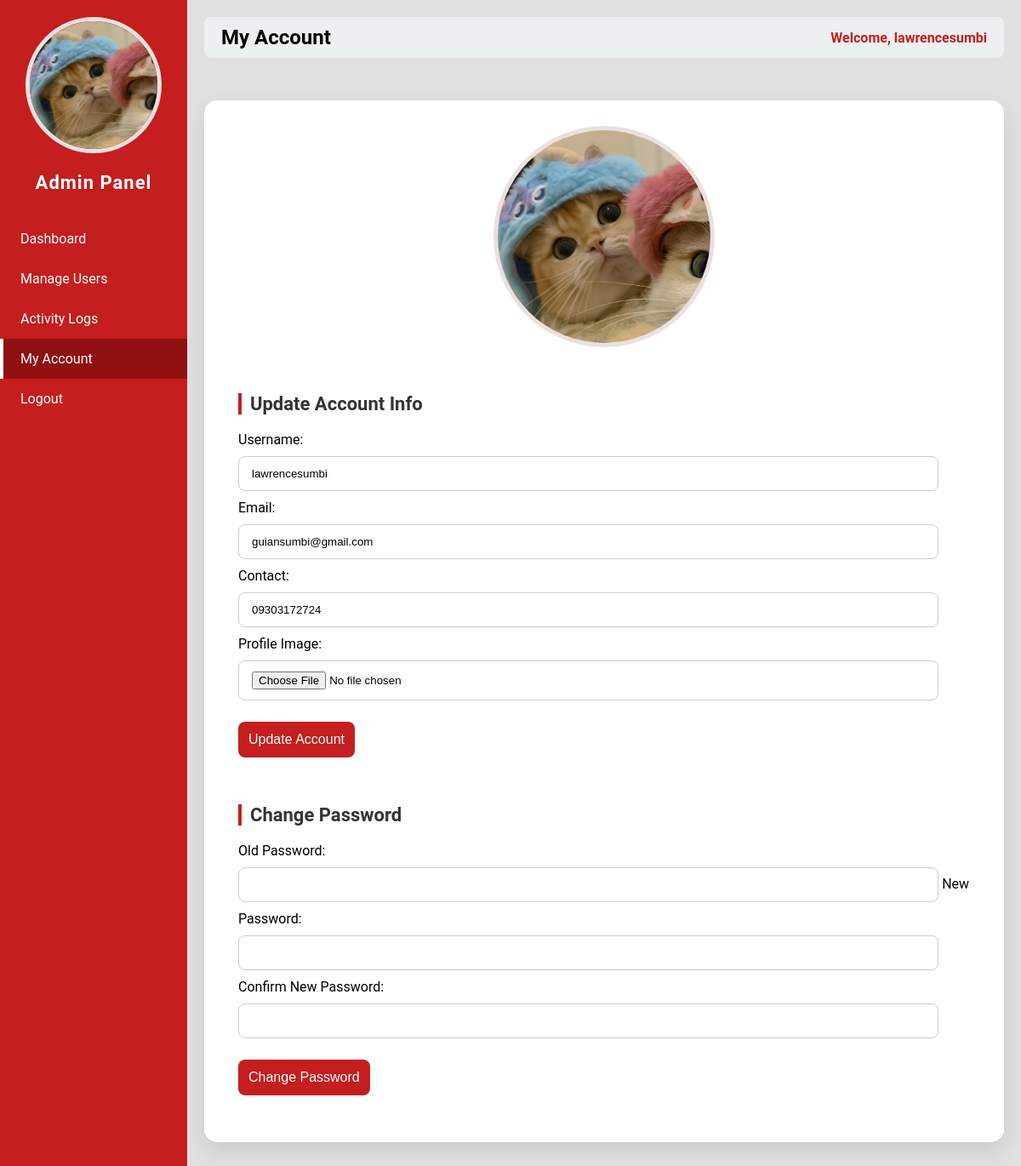
/admin.php?page=my_account (signed in), run on an earlier commit of the app's database.
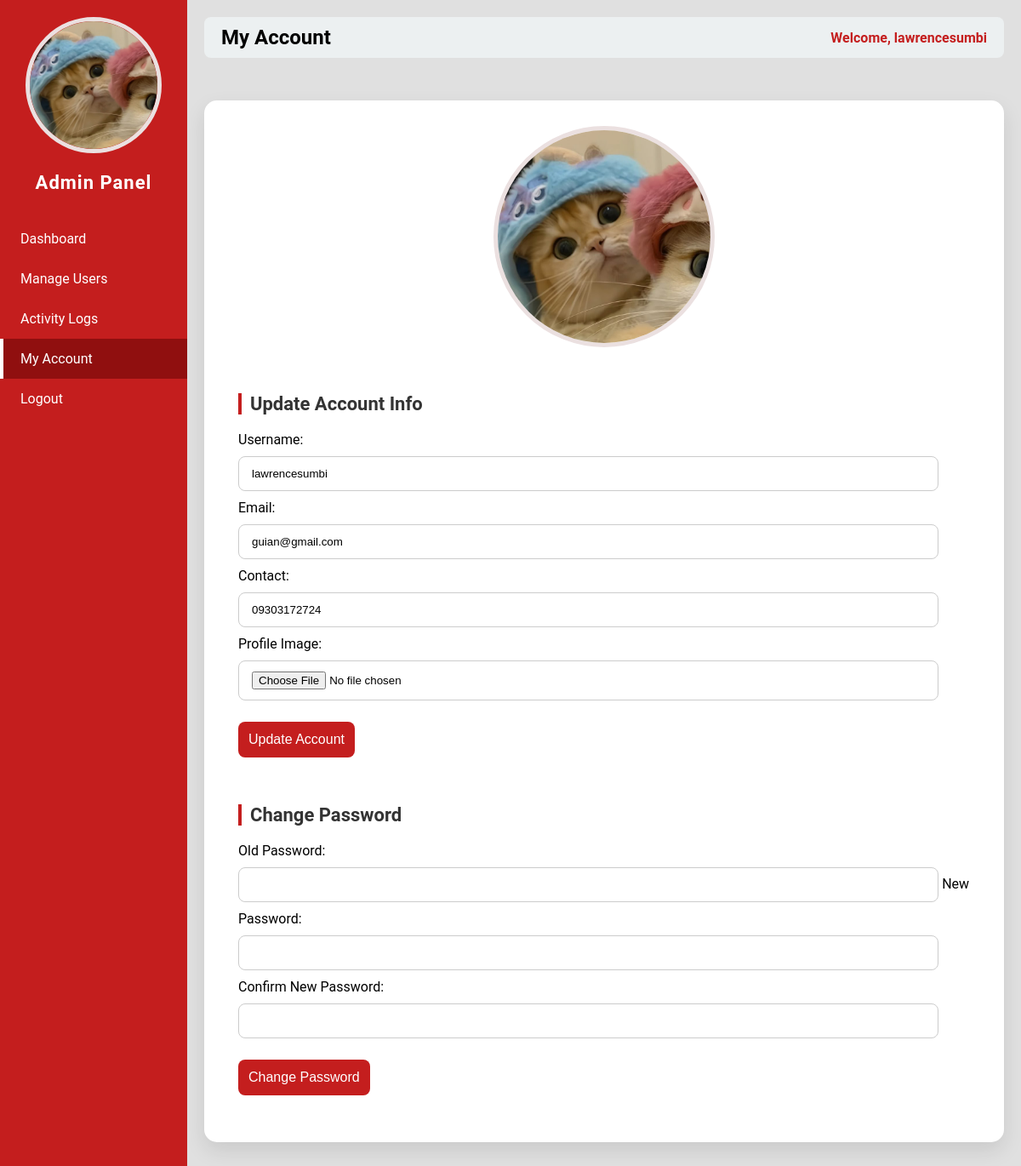
And on a later commit of the database.
### tables this page shows
CREATE TABLE `users` (
  `id` int(11) NOT NULL,
  `username` varchar(50) NOT NULL,
  `password` varchar(255) NOT NULL,
  `role` varchar(50) NOT NULL,
  `email` varchar(255) NOT NULL,
  `contact` varchar(50) NOT NULL,
  `status` varchar(50) NOT NULL,
  `img` varchar(255) NOT NULL
);

### admin_pages/my_account.php (the view, shortened to what this page needs)
<?php
require 'db_connect.php';
$id = $_SESSION['user_id'];
$stmt = $pdo->prepare("SELECT * FROM users WHERE id=?");
$stmt->execute([$id]);
$user = $stmt->fetch(PDO::FETCH_ASSOC);
?>
<!DOCTYPE html>
<html lang="en">
<head>
</head>
<body>
<div class="container">
    <div class="column profile-img">
        <?php if (!empty($user['img'])): ?>
            <img src="<?php echo htmlspecialchars($user['img']); ?>" alt="Profile Image">
        <?php else: ?>
            <img src="default.png" alt="Profile Image">
        <?php endif; ?>
    </div>
    <div class="column">
        <form action="/studisciplink/update_account.php" method="POST" enctype="multipart/form-data">
            <h2>Update Account Info</h2>
            <label>Username:</label>
            <input type="text" name="username" value="<?php echo htmlspecialchars($user['username']); ?>" required>
            <label>Email:</label>
            <input type="email" name="email" value="<?php echo htmlspecialchars($user['email']); ?>">
            <label>Contact:</label>
            <input type="text" name="contact" value="<?php echo htmlspecialchars($user['contact']); ?>">
            <label>Profile Image:</label>
            <input type="file" name="img" accept="image/*">
            <button type="submit" name="update_info">Update Account</button>
        </form>
    </div>
    <div class="column">
        <form action="/studisciplink/update_account.php" method="POST">
            <h2>Change Password</h2>
            <label>Old Password:</label>
            <input type="password" name="old_password" required>
            <label>New Password:</label>
            <input type="password" name="new_password" required>
            <label>Confirm New Password:</label>
            <input type="password" name="confirm_password" required>
            <button type="submit" name="change_password">Change Password</button>
        </form>
    </div>
</div>
</body>
</html>

### admin.php (shortened to what this page needs)
<?php
require 'db_connect.php';
$id = $_SESSION['user_id'];
$stmt = $pdo->prepare("SELECT * FROM users WHERE id=?");
$stmt->execute([$id]);
$user = $stmt->fetch(PDO::FETCH_ASSOC);
$page = isset($_GET['page']) ? $_GET['page'] : 'dashboard';
?>
<!DOCTYPE html>
<html>
<head>
</head>
<body>
<div class="sidebar">
    <div class="column profile-photo">
        <?php if (!empty($user['img'])): ?>
            <img src="<?php echo htmlspecialchars($user['img']); ?>" alt="Profile Image">
        <?php else: ?>
            <img src="default.png" alt="Profile Image">
        <?php endif; ?>
    </div>
    <h2>Admin Panel</h2>
    <a href="?page=dashboard" class="<?php echo $page=='dashboard' ? 'active' : ''; ?>">Dashboard</a>
    <a href="?page=manage_users" class="<?php echo $page=='manage_users' ? 'active' : ''; ?>">Manage Users</a>
    <a href="?page=activity_logs" class="<?php echo $page=='activity_logs' ? 'active' : ''; ?>">Activity Logs</a>
    <a href="?page=my_account" class="<?php echo $page=='my_account' ? 'active' : ''; ?>">My Account</a>
    <a href="logout.php">Logout</a>
</div>
<div class="main-content">
    <div class="header">
        <h2><?php echo str_replace('_',' ', $page); ?></h2>
        <span>Welcome, <?php echo $_SESSION['username']; ?></span>
    </div>
    <div class="content">
        <?php
        $file = "admin_pages/{$page}.php";
        if(file_exists($file)){
            include $file;
        } else {
            echo "<p>Page not found.</p>";
        }
        ?>
    </div>
</div>
</body>
</html>

What changed in the data, as far as the page shows it:
changed users "lawrencesumbi": email "guiansumbi@gmail.com" → "guian@gmail.com"
